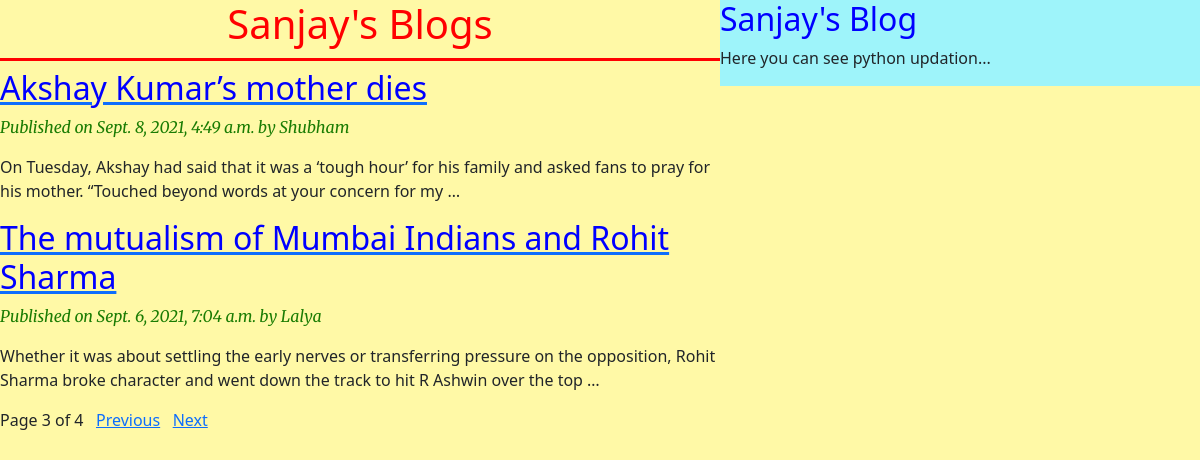
/?page=3, run on the app's committed database.
### blog/models.py (models this page shows, shortened)
class Post(models.Model):
    STATUS_CHOICES = (('draft', 'Draft'),('published', 'Published'))
    title = models.CharField(max_length=256)
    slug = models.SlugField(max_length=256, unique_for_date='publish')
    author = models.ForeignKey(User, on_delete=models.CASCADE, related_name='blog_posts')
    body = models.TextField()
    publish = models.DateTimeField(default=timezone.now)
    created = models.DateTimeField(auto_now_add=True)
    updated = models.DateTimeField(auto_now=True)
    status = models.CharField(max_length=256, choices=STATUS_CHOICES, default='draft')
    objects = CustomManager()
    class Meta:
        ordering = ('-publish',)
    def get_absolute_url(self):
        return reverse('post_detail',
                       args=[self.publish.year,
                             self.publish.strftime("%m"),
                             self.publish.strftime("%d"),
                             self.slug])

### blog/views.py (the view)
# urls.py: path('', views.post_list_view, name = 'home'),
def post_list_view(request):
    post_list = Post.objects.all() # fetching all post objects from database
    paginator = Paginator(post_list,2) # creating a paginator object # getting the desired page number from url
    page_number = request.GET.get('page')
    try:
        post_list = paginator.page(page_number)
    except PageNotAnInteger:
        post_list = paginator.page(1)
    except EmptyPage:
        post_list = paginator.page(paginator.num_pages)
    return render(request, 'blog/post_list.html', {'post_list':post_list})

### blog/models.py (called while the page is built)
    def get_queryset(self):
        return super().get_queryset().filter(status='published')

### templates/blog/post_list.html (shortened to what this page needs)
<!DOCTYPE html>
{% extends 'blog/base.html' %}
{% block content %}
<h1>Sanjay's Blogs</h1>
{% for post in post_list %}
    <a href="{{post.get_absolute_url}}"> <h2>{{post.title}}</h2> </a>
    <p id="date"> Published on {{post.publish}} by {{post.author | title}} </p>
    {{post.body | truncatewords:30 | linebreaks}}
{% endfor %}
{% include 'blog/paginator.html' with page=post_list %}
{% endblock %}

### static/css/post_list.css (style rules this page uses)
h1 { color: rgb(255, 0, 0); text-align: center; border-bottom: red solid; padding-bottom: 10px; }
h2 { color: blue; }
body { background-color: rgb(255, 249, 166); }
#date { font-style: italic; color: rgb(26, 124, 3); font-family: 'Merriweather', serif; }

### data on the page
Post: title "Akshay Kumar’s mother dies", publish "Sept. 8, 2021, 4:49 a.m.", author "Shubham", body "On Tuesday, Akshay had said that it was a ‘tough hour’ for his family and asked fans to pray for his mother. “Touched beyond words at your concern for my …"
Post: title "The mutualism of Mumbai Indians and Rohit Sharma", publish "Sept. 6, 2021, 7:04 a.m.", author "Lalya", body "Whether it was about settling the early nerves or transferring pressure on the opposition, Rohit Sharma broke character and went down the track to hit R Ashwin over the top …"

### other printed values
{{ page.number }} "3"
{{ page.paginator.num_pages }} "4"
